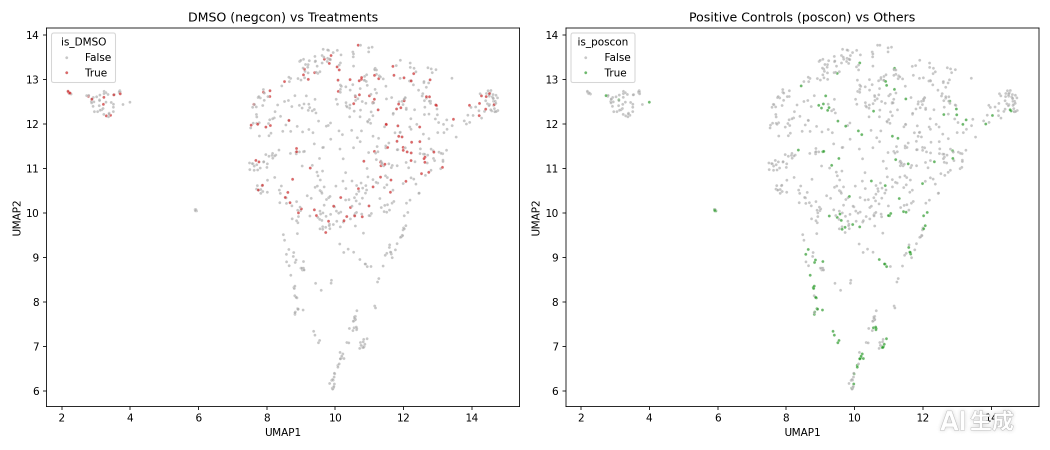
#> input picture figures/01_umap_overview.png, 2100 x 900 px, found by its file name (shown at 1/2 size)
$ python make_demo_video.py
#> lines starting #> are read from the running program, lines starting #| are printed output that depends on the picture
# -*- coding: utf-8 -*-
"""
Build demo_video.mp4 from the 7 result figures.

- Resizes each PNG to 1280x720 (letterboxed, LANCZOS)
- Overlays an English title bar (Arial Bold)
- Encodes 7 clips x 6 s at 30 fps with 0.5 s cross-fade transitions
- Encoder: ffmpeg (libx264) via the imageio-ffmpeg static binary

Usage: python make_demo_video.py
Output: demo_video.mp4 (1280x720, ~42 s, 30 fps) in the repository root
"""
import os
import subprocess
import sys

import numpy as np
import imageio_ffmpeg
from PIL import Image, ImageDraw, ImageFont

# ---------- Configuration ----------
W, H = 1280, 720
FPS = 30
SECONDS_PER_CLIP = 6
FADE_FRAMES = int(0.5 * FPS)          # 15 frames cross-fade
CLIP_FRAMES = SECONDS_PER_CLIP * FPS  # 180 frames per clip
CRF = 20

BASE = os.path.dirname(os.path.abspath(__file__))
ROOT = os.path.dirname(BASE)                      # github_repo/
FIG_DIR = os.path.join(ROOT, "..", "reports", "figures")
OUT = os.path.join(ROOT, "demo_video.mp4")

TITLES = [
    "Morphological Profiling — UMAP Overview (DMSO vs Treatments)",
    "Compound Phenotypic Fingerprints — KMeans Clusters (k = 12)",
    "Classification Baseline — XGBoost 5-Fold CV (AUC 0.768)",
    "Cluster-Target Enrichment — Fisher Exact + BH Correction",
    "Refined Phenotype Clusters — UMAP by Cluster",
    "Cellpose Segmentation Demo — Cell Painting DNA Channel",
    "Target-Class Phenotypic Strength — Microtubule / Src / CDK",
]
PNGS = [
    "01_umap_overview.png",
    "02_compound_fingerprint_clusters.png",
    "03_classification_roc_pr.png",
    "04_enrichment_bubble.png",
    "04_refined_clusters_umap.png",
    "05_cellpose_segmentation.png",
    "12_target_class_strength.png",
]


def find_font():
    candidates = [
        r"C:\Windows\Fonts\arialbd.ttf",
        r"C:\Windows\Fonts\arial.ttf",
        "/usr/share/fonts/truetype/dejavu/DejaVuSans-Bold.ttf",
        "/System/Library/Fonts/Helvetica.ttc",
    ]
    for c in candidates:
        if os.path.exists(c):
            return c
    return None


def make_title_frame(png_path, title):
    """Letterbox the image to 1280x720 and overlay an English title bar."""
#> called with png_path = '../reports/figures/01_umap_overview.png'
    img = Image.open(png_path).convert("RGB")
    img.thumbnail((W, H - 90), Image.LANCZOS)
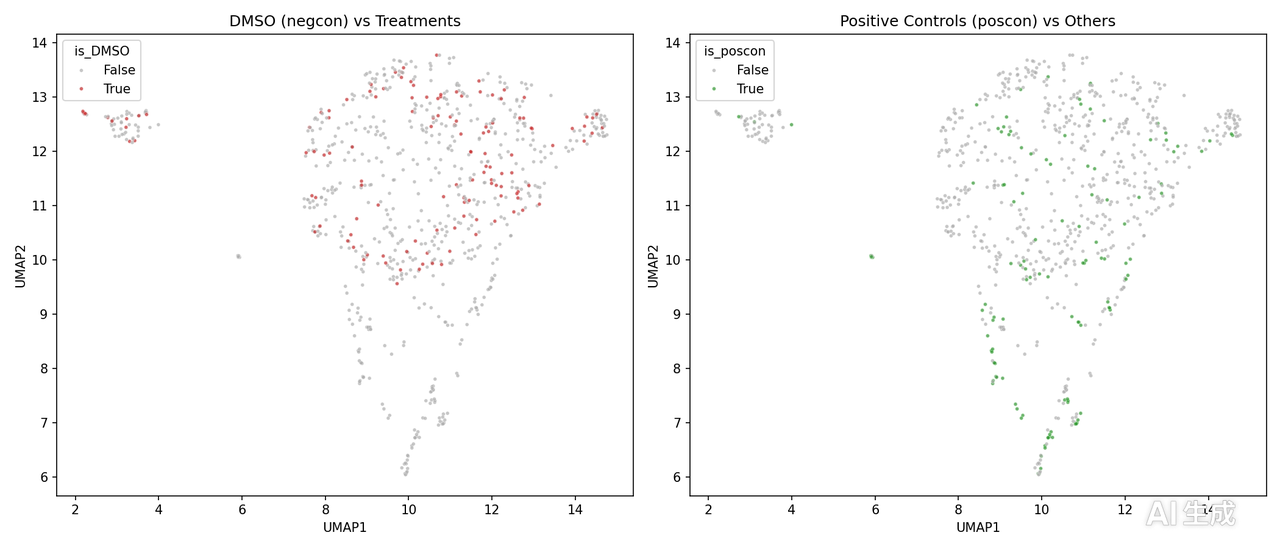
#> img: PIL image 1280x549 RGB; mean R, G, B 250.5, 250.5, 250.4
    canvas = Image.new("RGB", (W, H), (12, 12, 14))
    x = (W - img.width) // 2
#> x = 0
    y = 60 + (H - 90 - img.height) // 2
#> y = 100
    canvas.paste(img, (x, y))
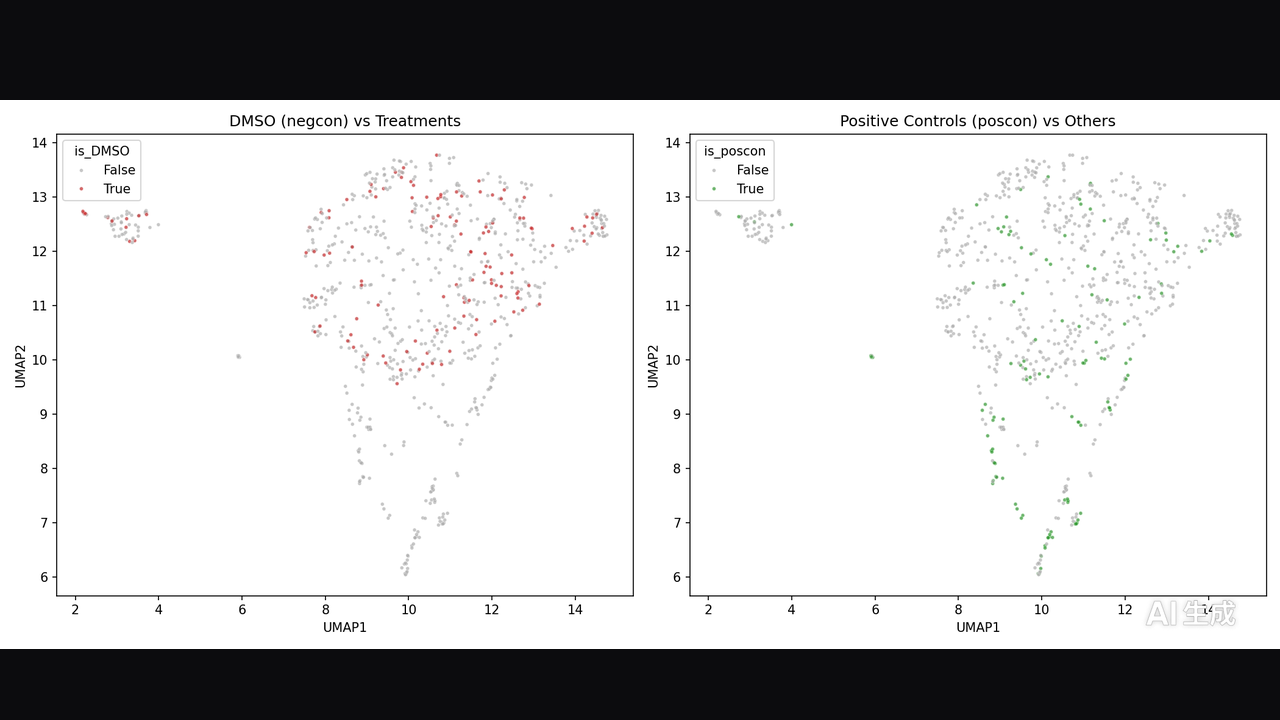
#> canvas: PIL image 1280x720 RGB; mean R, G, B 193.9, 193.8, 194.2

    # Semi-transparent title bar (top)
    bar = Image.new("RGBA", (W, 110), (0, 0, 0, 150))
    canvas.paste(bar, (0, 0), bar)

    draw = ImageDraw.Draw(canvas)
    font_path = find_font()
    size = 34 if len(title) <= 58 else 28
    font = ImageFont.truetype(font_path, size) if font_path else ImageFont.load_default()
    draw.text((W // 2, 55), title, font=font, fill=(255, 255, 255), anchor="mm")
    return np.asarray(canvas, dtype=np.uint8)
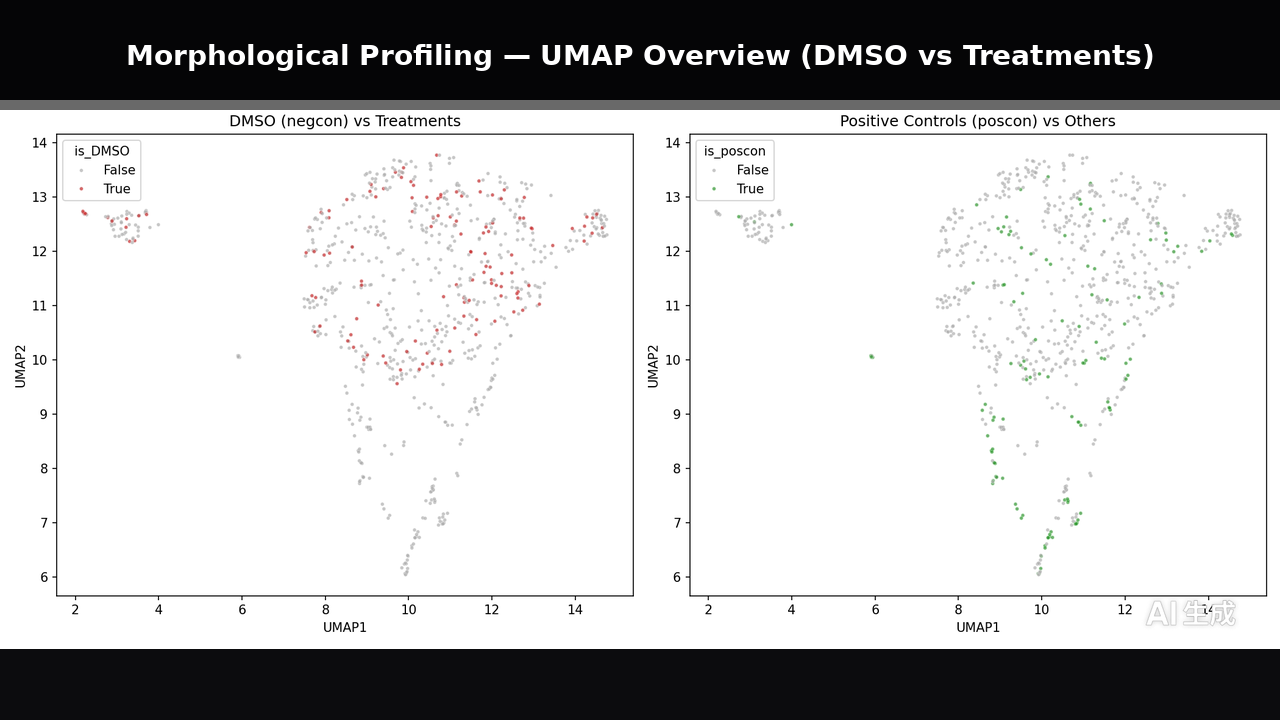
#> returned value: shape (720, 1280, 3); mean of channels 0, 1, 2 193.2, 193.1, 193.4; drawn as R, G, B


def encode(clips, out_path):
    """Stream raw RGB frames into ffmpeg (libx264, yuv420p)."""
    ffmpeg = imageio_ffmpeg.get_ffmpeg_exe()
    cmd = [
        ffmpeg, "-y",
        "-f", "rawvideo", "-pix_fmt", "rgb24",
        "-s", f"{W}x{H}", "-r", str(FPS),
        "-i", "-",
        "-c:v", "libx264", "-pix_fmt", "yuv420p",
        "-crf", str(CRF), "-preset", "medium",
        out_path,
    ]
    proc = subprocess.Popen(
        cmd, stdin=subprocess.PIPE,
        stdout=subprocess.DEVNULL, stderr=subprocess.DEVNULL,
    )
    prev_tail = None
    total = 0
    for i, clip in enumerate(clips):
        for f in range(CLIP_FRAMES):
            frame = clip[f].copy()
            if i > 0 and f < FADE_FRAMES:
                alpha = (f + 1) / FADE_FRAMES
                frame = (
                    prev_tail[f].astype(np.float32) * (1 - alpha)
                    + clip[f].astype(np.float32) * alpha
                ).astype(np.uint8)
            proc.stdin.write(frame.tobytes())
            total += 1
        prev_tail = clip[-FADE_FRAMES:]
    proc.stdin.close()
    proc.wait()
    if proc.returncode != 0:
        raise RuntimeError(f"ffmpeg failed with code {proc.returncode}")
    return total


def main():
    clips = []
    for png, title in zip(PNGS, TITLES):
        path = os.path.join(FIG_DIR, png)
        if not os.path.exists(path):
            print(f"[SKIP] missing: {path}", file=sys.stderr)
            continue
        frame = make_title_frame(path, title)
        clips.append(np.repeat(frame[None, ...], CLIP_FRAMES, axis=0))
        print(f"[OK] {png} -> {len(clips)} clip(s) so far")
#| [OK] 01_umap_overview.png -> 1 clip(s) so far
#> pass 2 of the loop in main, `for png, title in zip(PNGS, TITLES):`:
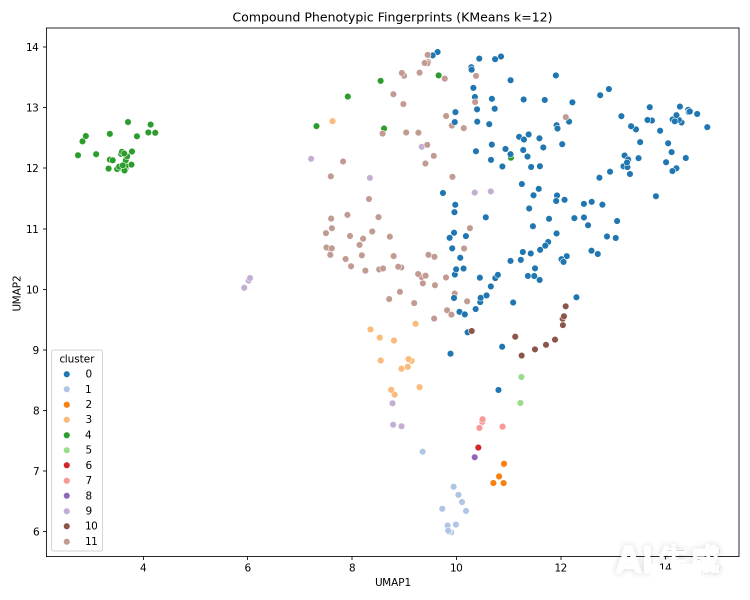
#> input picture figures/02_compound_fingerprint_clusters.png, 1500 x 1200 px, found by its file name (shown at 1/2 size)
#> in make_title_frame, img is the input picture: PIL image 1500x1200 RGB; mean R, G, B 250.1, 250.7, 250.9
#> in make_title_frame (call 2), `img.thumbnail((W, H - 90), Image.LANCZOS)`:
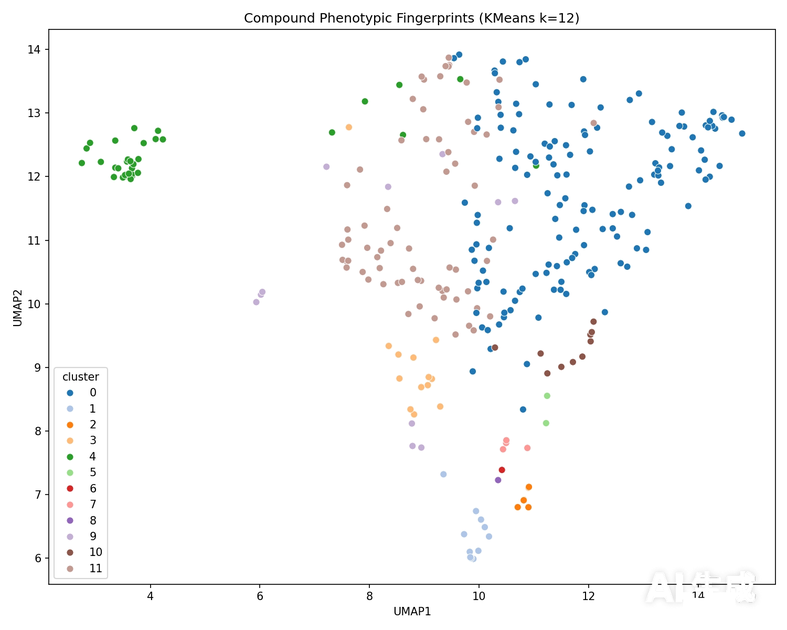
#> img: PIL image 787x630 RGB; mean R, G, B 249.9, 250.5, 250.7
#> in make_title_frame (call 2), `canvas.paste(bar, (0, 0), bar)`:
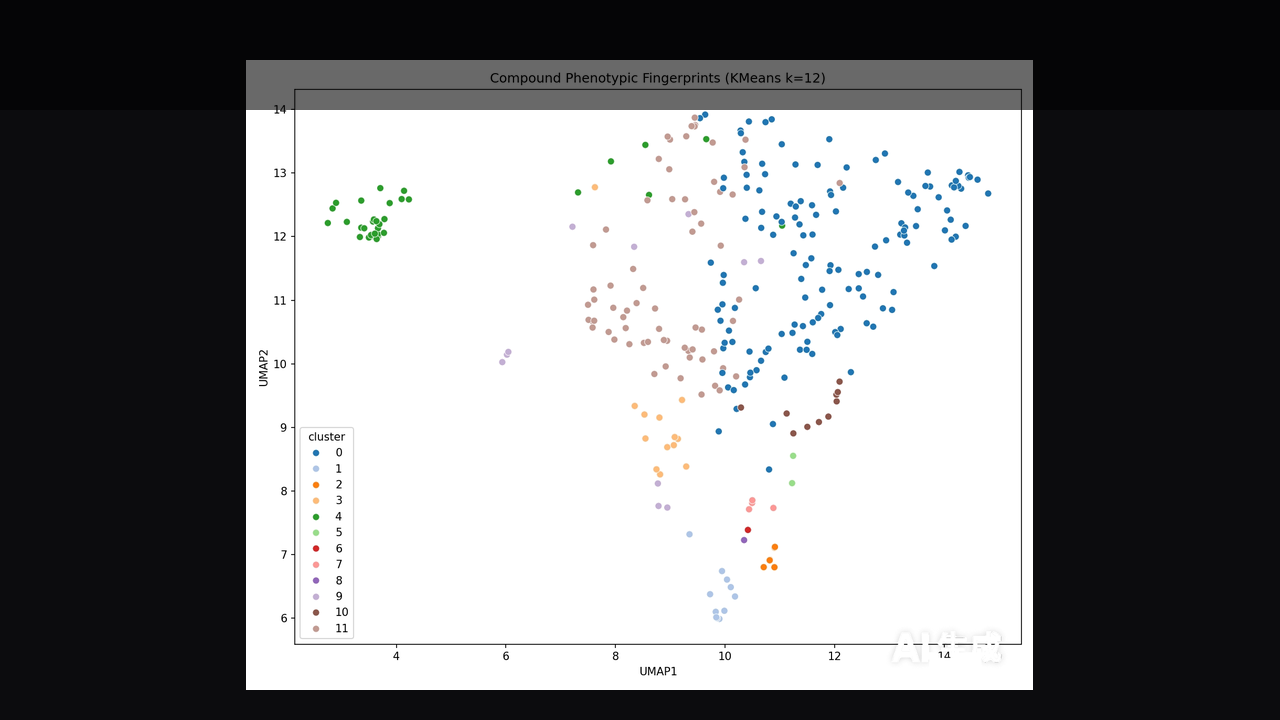
#> canvas: PIL image 1280x720 RGB; mean R, G, B 133.1, 133.4, 134.3
#| [OK] 02_compound_fingerprint_clusters.png -> 2 clip(s) so far
#> pass 3 of the loop in main, `for png, title in zip(PNGS, TITLES):`:
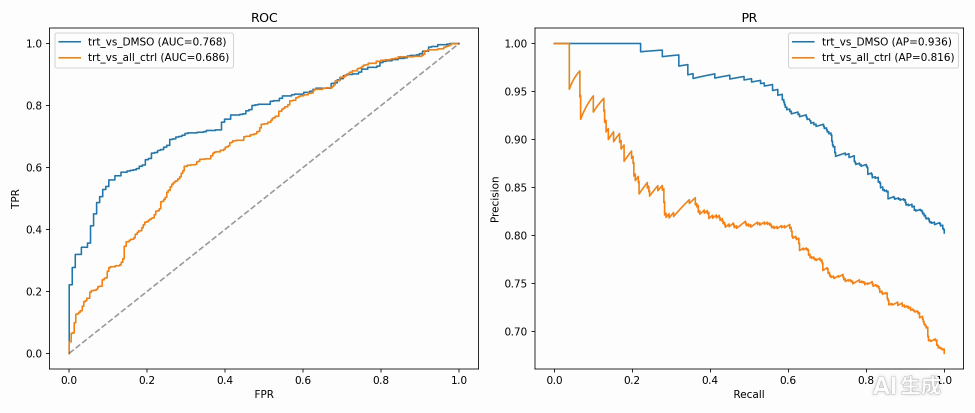
#> input picture figures/03_classification_roc_pr.png, 1950 x 825 px, found by its file name (shown at 1/2 size)
#> in make_title_frame (call 3), `img.thumbnail((W, H - 90), Image.LANCZOS)`:
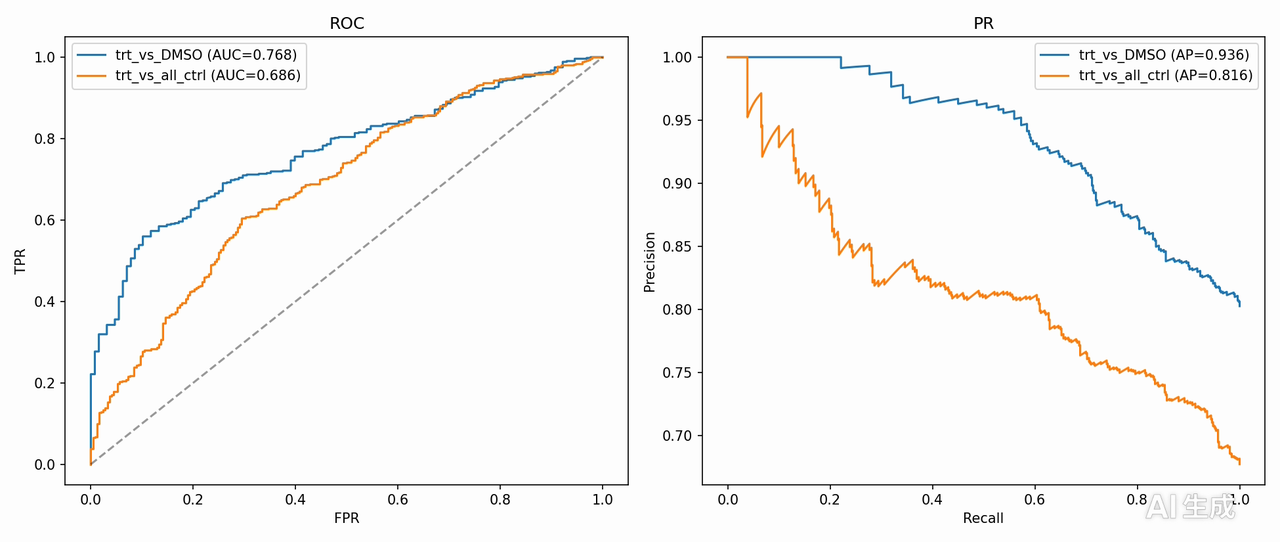
#> img: PIL image 1280x542 RGB; mean R, G, B 247.9, 247.6, 247.1
#> in make_title_frame (call 3), `return np.asarray(canvas, dtype=np.uint8)`:
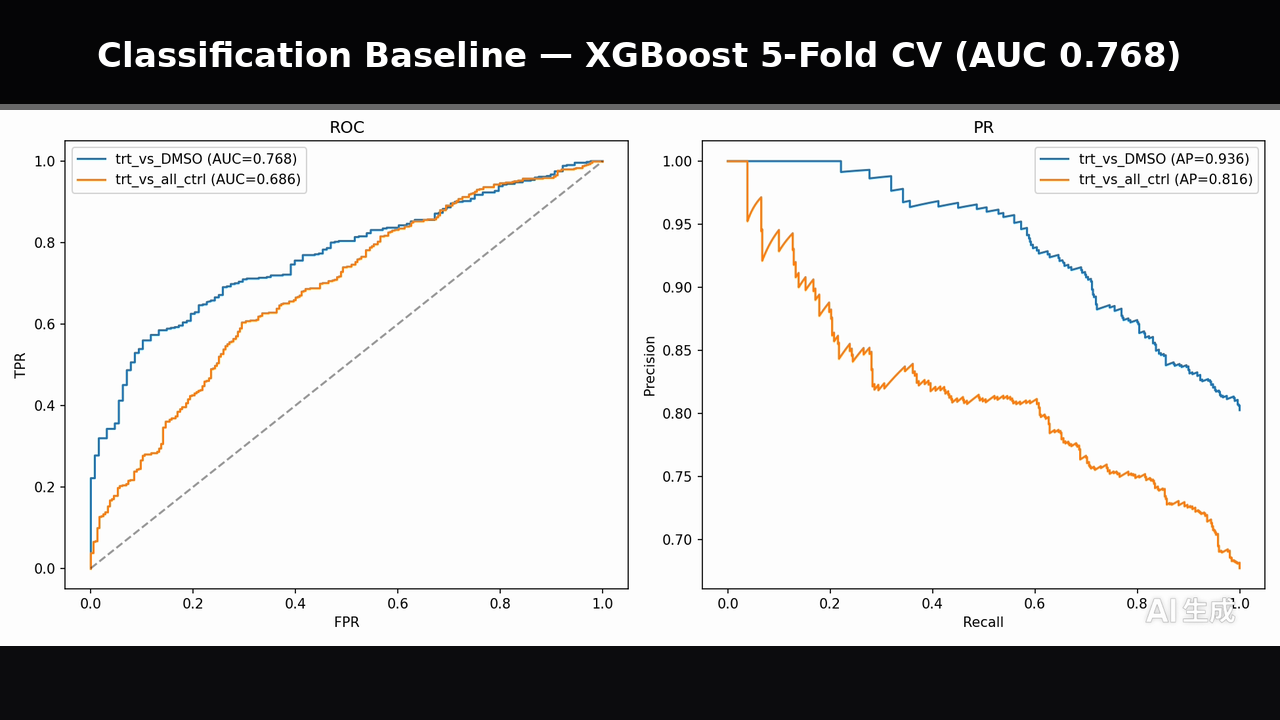
#> returned value: shape (720, 1280, 3); mean of channels 0, 1, 2 190.4, 190.1, 190.1; drawn as R, G, B
#| [OK] 03_classification_roc_pr.png -> 3 clip(s) so far
#> the loop made 6 passes; the first 3 are shown

    if len(clips) < 2:
        raise SystemExit("Need at least 2 figures to build a video.")

    total = encode(clips, OUT)
    duration = total / FPS
    print(f"\nWrote {OUT}")
    print(f"Frames={total}, Duration={duration:.1f}s, Size={W}x{H}, FPS={FPS}")
    print(f"Titles={len(clips)}, ClipLen={SECONDS_PER_CLIP}s, Fade={FADE_FRAMES / FPS:.1f}s")


if __name__ == "__main__":
#> (the run stopped early here; a loop or call above may not have finished)
